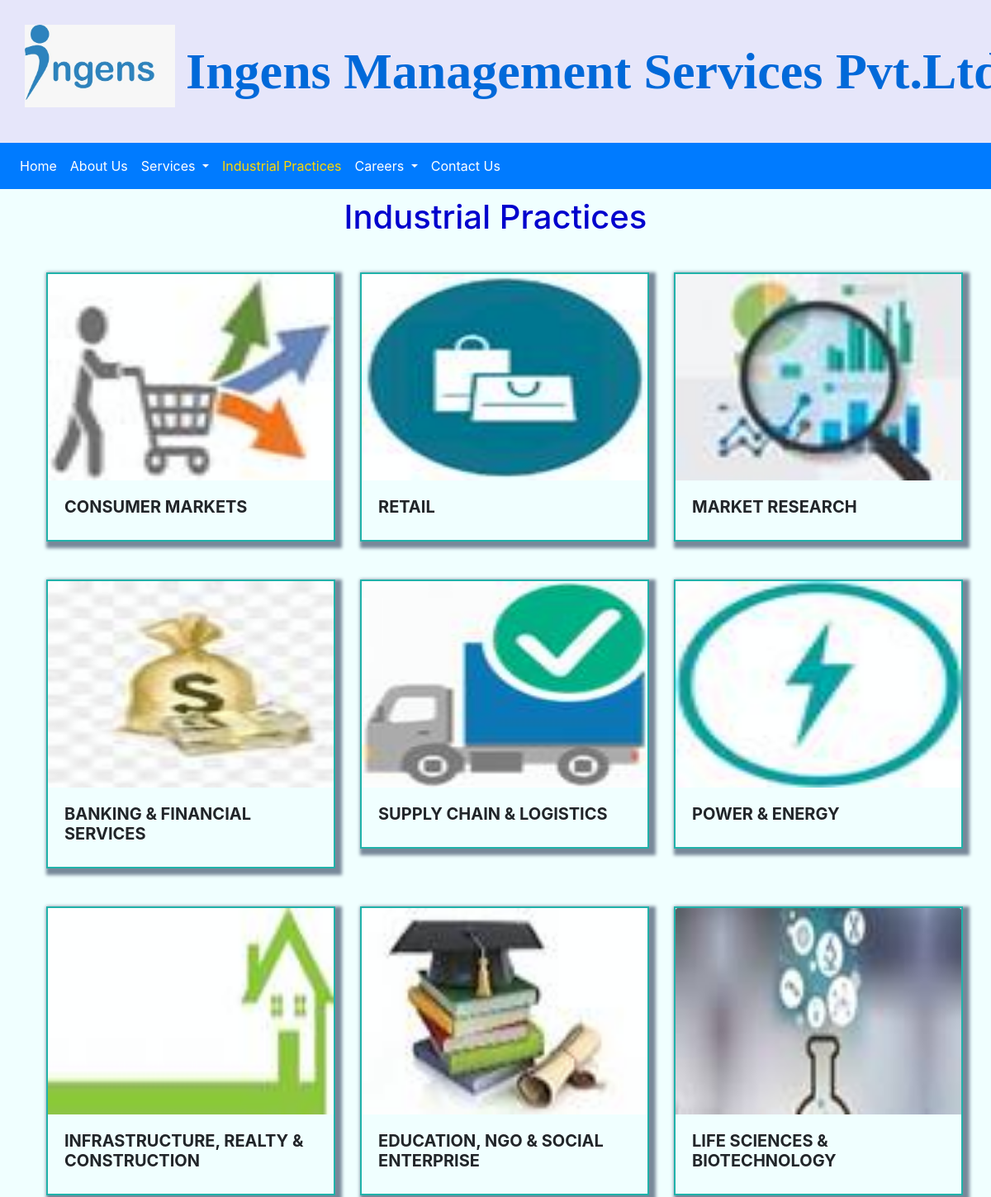
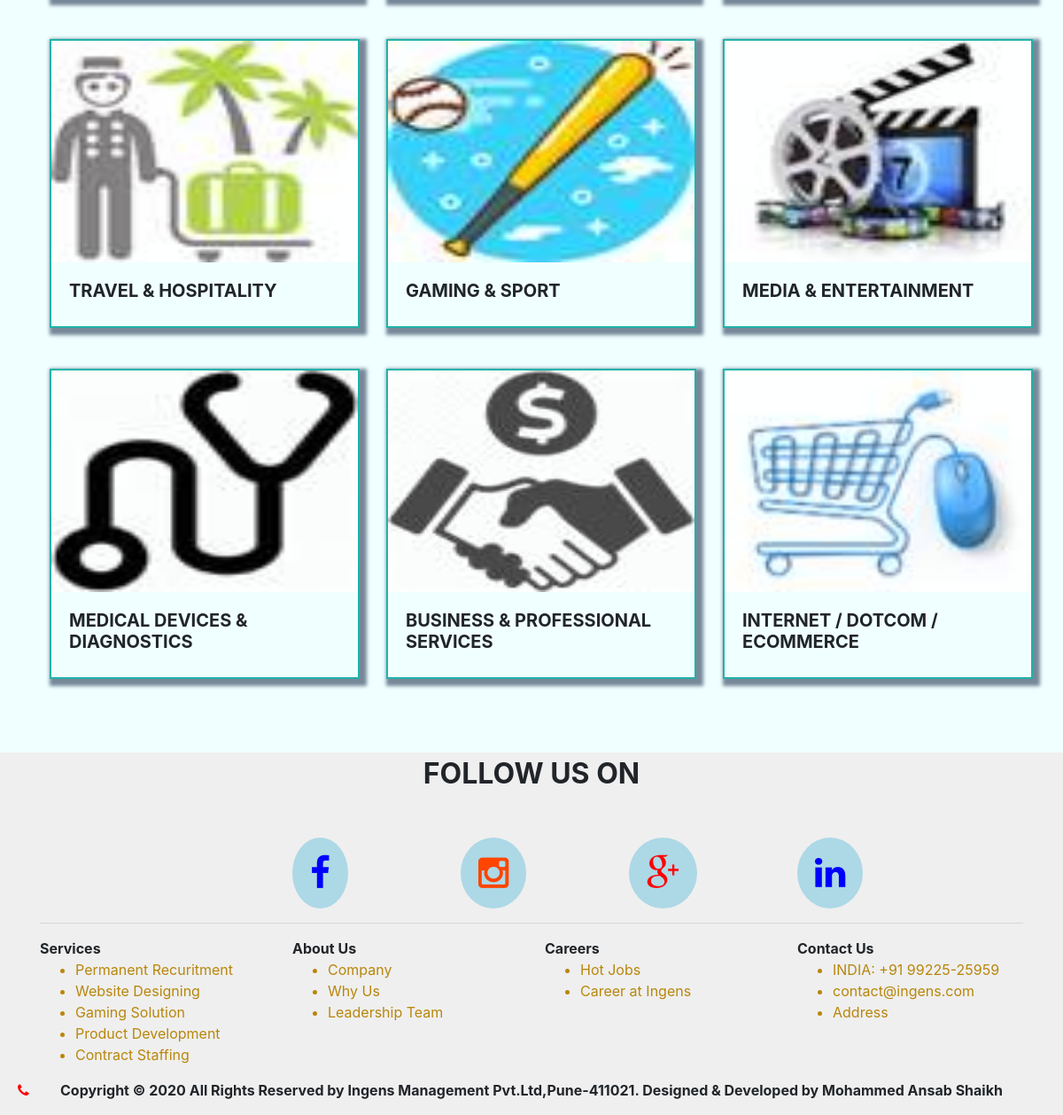
The app's page /industry.php with its own data (2 pictures, top to bottom).
### tables this page shows
CREATE TABLE `industry` (
  `id` int(20) NOT NULL,
  `image_file` blob NOT NULL,
  `title` varchar(100) NOT NULL
);

### industry.php (the view, shortened to what this page needs)
<!doctype html>
<html lang="en">
<head>
    <link rel="stylesheet" href="css/stellarnav.css">
    <link rel="stylesheet" href="css/bootstrap.css"/>
    <link rel="stylesheet" href="new_plugins/Viewport-trigger-Elements-Slide-In-Animations-with-jQuery/rainbow.css">
    <link rel="stylesheet" href="css/fontawesome.css"/>
    <link href="http://www.jqueryscript.net/css/jquerysctipttop.css" rel="stylesheet" type="text/css">
</head>
<div class="d">
    <div class="row im" id="t" >
        <div class="col-md-2 col-sm-12 col-lg-2">
            <img src="images/IMG-20190730-WA0000.jpg" class="i"  alt="">
        </div>
        <div class="col-md-10 col-sm-12 col-lg-10" style="padding: 0px">
            <strong>
                <p class="t1">Ingens Management Services Pvt.Ltd </p>
            </strong>
        </div>
    </div>
    <?php
    include"include/header.php";
    include"Admin/include/db.php"
    ?>
    <body style="background-color: azure">
    <p class="fixed-bottom co">
        <a href="contact_us.php"><span class="fa fa-phone" style="color: red"></span></a>
    </p>
<div class="container">
    <div class="item">
        <div class="row">
            <div class="col-12">
                <h1 class="text-center txt1">Industrial Practices</h1>
            </div>
        </div>
        <br>
        <div class="row">
            <?php
            $q = mysqli_query($con, "select * from industry");
            while ($row = mysqli_fetch_array($q)) {
                ?>
                <div class="col-md-4 col-sm-12 col-lg-4">
                    <div class="c embed-responsive">
                        <img class="card-img-top" src="uploads/<?php echo $row['image_file'] ?>" style="height: 250px;border: none" alt="Card image cap">
                        <div class="card-body">
                            <h5 class="txt2"><strong><?php echo $row['title']?></strong></h5>
                        </div>
                    </div>
                    <br>
                </div>
                <?php
            }
            ?>
        </div>
    </div>
</div>
<br><br>
<?php
include 'include/footer.php'
?>
</body>
</div>
</html>

### include/header.php (shortened to what this page needs)
<!DOCTYPE html>
<html lang="en">
<head>
    <link rel="stylesheet" href="../css/bootstrap.min.css">
</head>
    <nav class="navbar navbar-expand-lg navbar-dark bg-primary">
        <div class="collapse navbar-collapse" id="main_nav">
            <ul class="navbar-nav">
                <?php
                $arr = explode("/",$_SERVER['REQUEST_URI']);
                $uri = end($arr);
                ?>
                <li class="nav-item "> <a class="nav-link" <?php if($uri == 'index.php') echo "class = 'active' style='color:gold'"; else echo "style='color: white;'";?> href="index.php">Home </a></li>
                <li class="nav-item"><a class="nav-link"<?php if($uri == 'about_us.php') echo "class = 'active' style='color:gold'"; else echo "style='color: white;'";?> href="about_us.php">About Us</a></li>
                <li class="nav-item dropdown">
                    <a class="nav-link dropdown-toggle" style="color: white;" href="#" data-toggle="dropdown"> Services </a>
                </li>
                <li class="nav-item"><a class="nav-link" <?php if($uri == 'industry.php') echo "class = 'active' style='color:gold;'"; else echo"style='color: white;'";?>href="industry.php">Industrial Practices</a></li>
                <li class="nav-item dropdown">
                    <a class="nav-link dropdown-toggle" style="color: white;" href="#" data-toggle="dropdown"> Careers </a>
                </li>
                <li class="nav-item"><a class="nav-link" <?php if($uri == 'contact_us.php') echo "class = 'active' style='color:gold'"; else echo"style='color: white;'";?>href="contact_us.php">Contact Us</a></li>
            </ul>
        </div>
    </nav>
</html>

### include/footer.php (shortened to what this page needs)
<!DOCTYPE html>
<html lang="en">
<head>
    <link rel="stylesheet" href="../css/fontawesome.css">
    <link rel="stylesheet" href="../css/bootstrap.css">
    <link rel="stylesheet" href="../font">
</head>
<body>
<div style="background-color: #efefef">
    <div class="row">
        <div class="container">
            <div class="text-center">
                <strong style="font-size: xx-large;">FOLLOW US ON</strong>
            </div>
            <br><br>
            <div class="row">
                <div class="col-sm-3">
                </div>
                <div class="col-sm-2">
                    <a href="#" target="_blank" class=""><span class="ic fa fa-facebook"></span></a>
                </div>
                <div class="col-sm-2">
                    <a href="#" target="_blank"><span class="ic1 fa fa-instagram"></span></a>
                </div>
                <div class="col-sm-2">
                    <a href="#"><span class="ic2 fa fa-google-plus"></span></a>
                </div>
                <div class="col-sm-2">
                    <a href="#"><span class="ic3 fa fa-linkedin"></span></a>
                </div>
            </div>
            <hr>
            <div class="row">
                <div class="col-sm-3">
                    <strong>Services</strong>
                    <ul>
                        <a href="permanent.php"><li>Permanent Recuritment</li></a>
                        <a href="web.php"><li>Website Designing</li></a>
                        <a href="gaming.php"><li>Gaming Solution</li></a>
                        <a href="product.php"><li>Product Development</li></a>
                        <a href="contract.php"> <li>Contract Staffing</li></a>
                    </ul>
                </div>
                <div class="col-sm-3">
                    <strong>About Us</strong>
                    <ul>
                        <a href="about_us.php#about_us"><li>Company</li></a>
                        <a href="about_us.php#why_us"><li>Why Us</li></a>
                        <a href="about_us.php#partners"><li>Leadership Team</li></a>
                    </ul>
                </div>
                <div class="col-sm-3">
                    <strong>Careers</strong>
                    <ul>
                        <a href="hot_jobs.php"><li>Hot Jobs</li></a>
                        <a href="career_at.php"><li>Career at Ingens</li></a>
                    </ul>
                </div>
                <div class="col-sm-3">
                    <strong>Contact Us</strong>
                    <ul style="text-decoration: none">
                        <li style="color: darkgoldenrod">INDIA: +91 99225-25959 </li>
                        <li style="color: darkgoldenrod">contact@ingens.com</li>
                        <li style="color: darkgoldenrod">Address</li>
                    </ul>
                </div>
            </div>
            <div class="row">
                <div class="col-sm-12">
                    <strong>
                        <p class="text-center">
                            Copyright &copy 2020 All Rights Reserved by Ingens Management Pvt.Ltd,Pune-411021. Designed & Developed by Mohammed Ansab Shaikh
                        </p>
                    </strong>
                </div>
            </div>
        </div>
    </div>
</div>
</body>
</html>

### industry.php (style rules this page uses)
.c { border: 2px solid lightseagreen; box-shadow: 4px 4px 4px 4px lightslategrey; margin: 11px; min-height: 230px; width: 350px; }
.item { opacity:0; }
.i { height:100px; margin:30px }
.im { background-color: lavender; width: 105%; }
.t1 { display: block; font-size: 62px; text-decoration: none; color: #0069d9; margin: 40px 0px 40px 30px; font-family:'Josefin Sans' }
.co { margin-left: 20px; }
.d { overflow-x: hidden; }
.txt1 { color: mediumblue; margin-top: 10px }
.txt2 { font-size: 20px; }

### include/footer.php (style rules this page uses)
a { color: darkgoldenrod; text-decoration: none; }
.ic { text-align: center; font-size:40px; background-color: lightblue; color: blue; padding: 20px; border-radius: 100%; }
.ic1 { text-align: center; font-size:40px; background-color: lightblue; color: orangered; padding: 20px; border-radius: 100%; }
.ic2 { text-align: center; font-size:40px; background-color: lightblue; color: red; padding: 20px; border-radius: 100%; }
.ic3 { text-align: center; font-size:40px; background-color: lightblue; color: blue; padding: 20px; border-radius: 100%; }

### records on screen
industry: image_file (picture), title "CONSUMER MARKETS"
industry: image_file (picture), title "RETAIL"
industry: image_file (picture), title "MARKET RESEARCH"
industry: image_file (picture), title "BANKING & FINANCIAL SERVICES"
industry: image_file (picture), title "SUPPLY CHAIN & LOGISTICS"
industry: image_file (picture), title "POWER & ENERGY"
industry: image_file (picture), title "INFRASTRUCTURE, REALTY & CONSTRUCTION"
industry: image_file (picture), title "EDUCATION, NGO & SOCIAL ENTERPRISE"
industry: image_file (picture), title "LIFE SCIENCES & BIOTECHNOLOGY"
industry: image_file (picture), title "TRAVEL & HOSPITALITY"
industry: image_file (picture), title "GAMING & SPORT"
industry: image_file (picture), title "MEDIA & ENTERTAINMENT"
industry: image_file (picture), title "MEDICAL DEVICES & DIAGNOSTICS"
industry: image_file (picture), title "BUSINESS & PROFESSIONAL SERVICES"
industry: image_file (picture), title "INTERNET / DOTCOM / ECOMMERCE"
